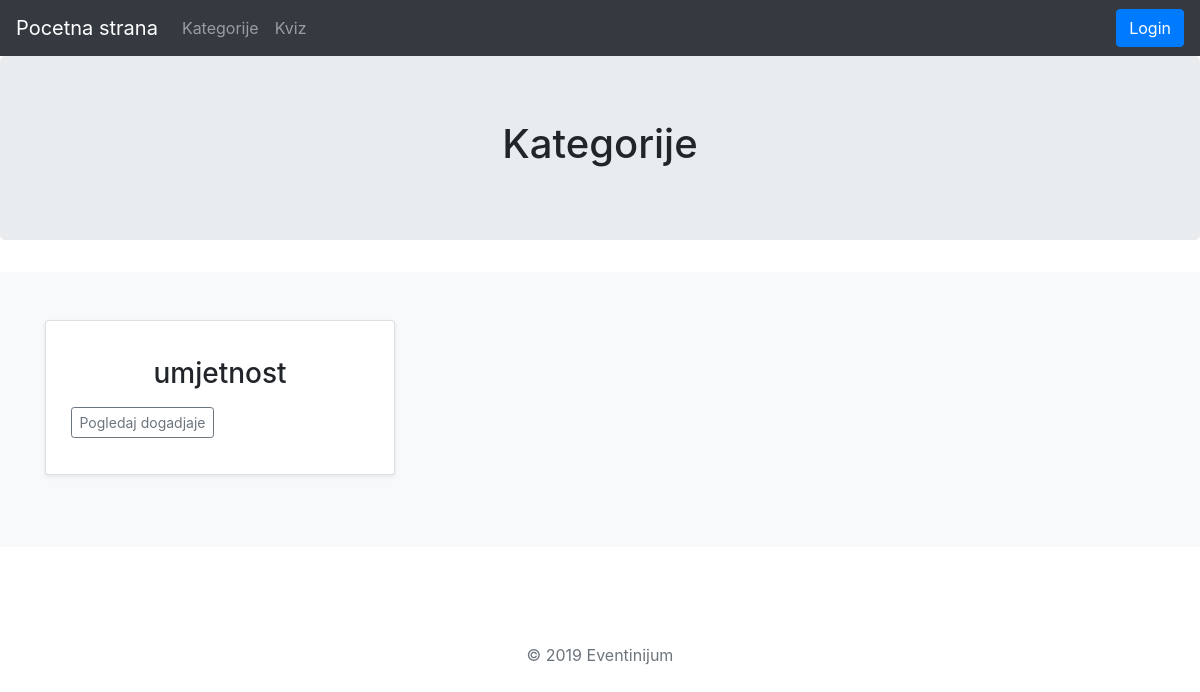
Before: /kategorije.php with the older database file.
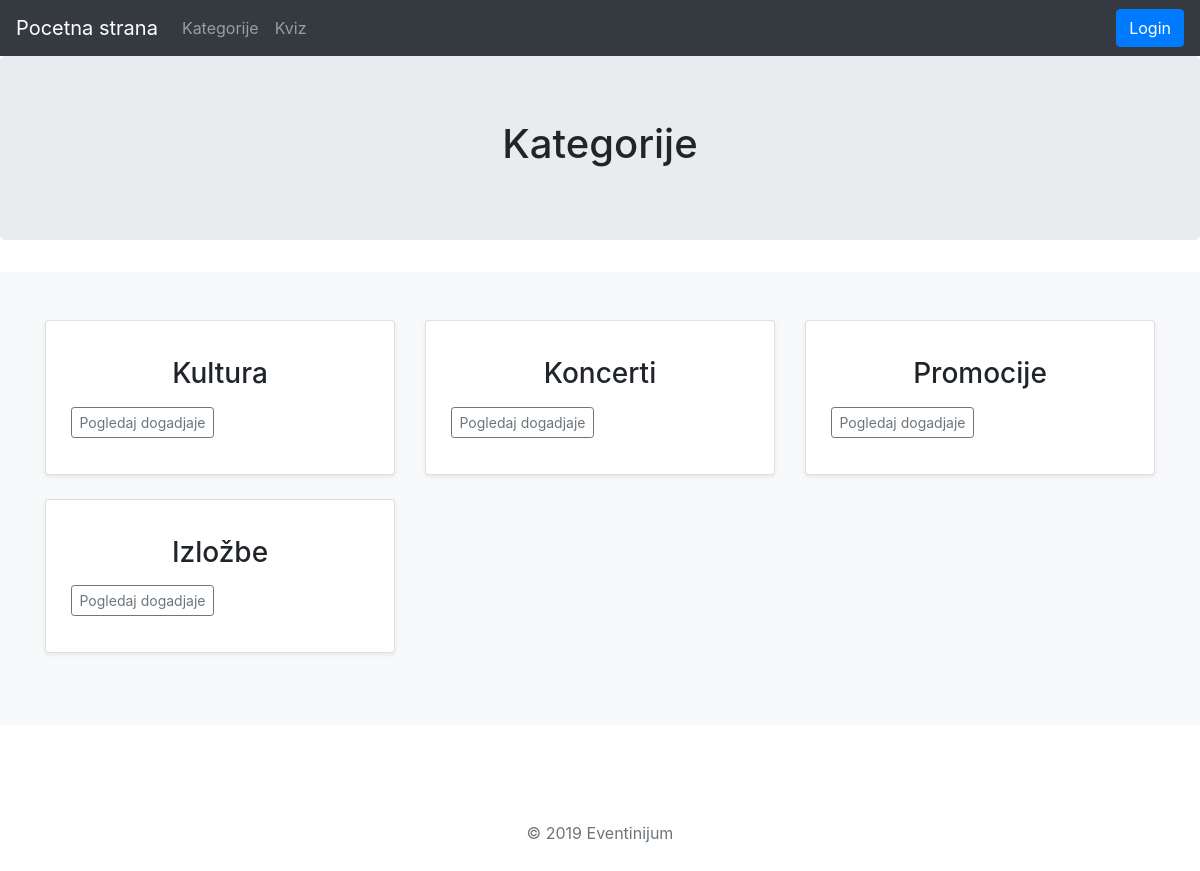
After: the same page with the newer database file.
### tables this page shows
CREATE TABLE `kategorije` (
  `kategorija_id` int(11) NOT NULL,
  `kategorija_naziv` varchar(250) NOT NULL
);

### database.php (called while the page is built, shortened)
<?php
function check_login()
{
	if (!isset($_SESSION['loggedin']) || $_SESSION['loggedin'] != true) {
		if ( (isset($_POST['username']) && isset($_POST['password'])) && $userid = admin_in_database($_POST['username'], $_POST['password'])) {
		    $_SESSION['loggedin'] = true;
		    $_SESSION['username'] = $_POST['username'];
		    $_SESSION['userid'] = $userid;
		}else{
			return false;
		}
	}
	return true;
}
?>

### kategorije.php (the view, shortened to what this page needs)
<?php
require("database.php");
if(check_login()){
    include("admin_header.php");
}else{
    include("guest_header.php");
}
?>
<main role="main">
  <section class="jumbotron text-center">
    <div class="container">
      <h1 class="jumbotron-heading">Kategorije</h1>
    </div>
  </section>
  <div class="album py-5 bg-light">
    <div class="container">
      <div class="row">
      <?php
        $query = "SELECT * FROM kategorije";
        $result = mysqli_query($DB, $query);
        if(mysqli_num_rows($result) > 0){
            while($row = mysqli_fetch_array($result)){
      ?>
        <div class="col-md-4">
          <div class="card mb-4 shadow-sm">
            <div class="card-body">
              <p class="card-text">
                <h3 class="text-center">
                  <?php
                    echo $row["kategorija_naziv"];
                  ?>
                </h3>
              </p>
              <div class="d-flex justify-content-between align-items-center">
                <div class="btn-group">
                  <form  method="POST" action="dogadjaji_kategorije.php" >
                      <button type="submit" class="btn btn-sm btn-outline-secondary " name ="_METHOD" value="DOGADJAJI">Pogledaj dogadjaje</button>
                  </form>
                </div>
              </div>
            </div>
          </div>
        </div>
      <?php
        }
        }
      ?>
      </div>
    </div>
  </div>
</main>
  <footer class="my-5 pt-5 text-muted text-center text-small">
    <p class="mb-1">&copy; 2019 Eventinijum</p>
  </footer>
</body>
</html>

### guest_header.php (shortened to what this page needs)
<html lang="en">
  <head>
    <link href="css/bootstrap.min.css" rel="stylesheet">
    <link href="css/custom.css" rel="stylesheet">
  </head>
  <body>
  <header>
  <nav class="navbar navbar-expand-lg navbar-dark bg-dark">
    <a class="navbar-brand" href="guest_menu.php">Pocetna strana</a>
    <div class="collapse navbar-collapse" id="navbarCollapse">
      <ul class="navbar-nav mr-auto">
        <li class="nav-item">
          <a class="nav-link" href="kategorije.php">Kategorije</a>
        </li>
      <li class="nav-item">
          <a class="nav-link" href="kviz_start.php">Kviz</a>
        </li>
      </ul>
      <a class="btn btn-primary" href="login.php" role="button">Login</a>
    </div>
  </nav>
</header>

Changed rows visible on the page:
removed kategorije: kategorija_naziv "umjetnost"
added kategorije: kategorija_naziv "Kultura"
added kategorije: kategorija_naziv "Koncerti"
added kategorije: kategorija_naziv "Promocije"
added kategorije: kategorija_naziv "Izložbe"
